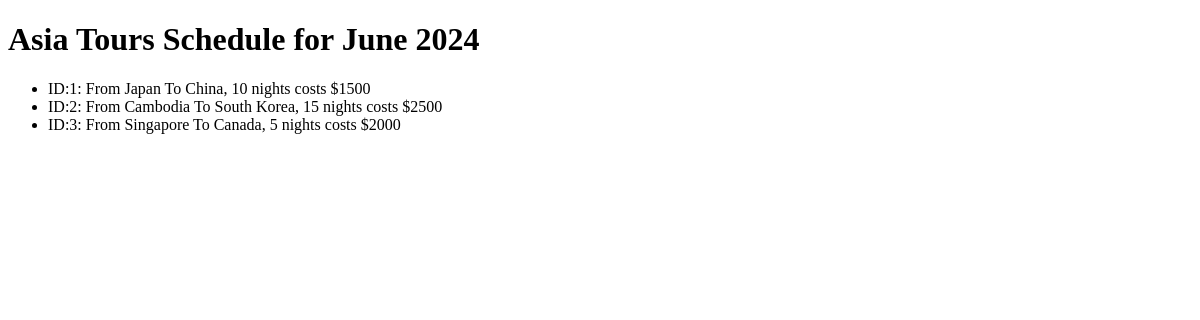
Before: / with the older database file.
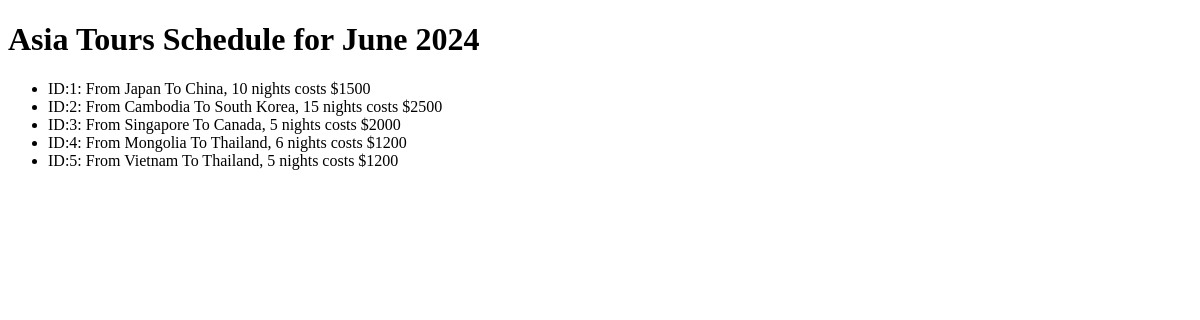
After: the same page with the newer database file.
### asiatouragency/models.py (models this page shows)
class Tour(models.Model):
    origin_country = models.CharField(max_length=64)
    destination_country = models.CharField(max_length=64)
    number_of_night = models.IntegerField()
    price = models.IntegerField()
    def __str__(self):
        return (f"ID:{self.id}: From {self.origin_country} To {self.destination_country}, {self.number_of_night} nights costs ${self.price}")

### asiatouragency/views.py (the view)
# urls.py: path('', views.index)
def index(request):
    tours = Tour.objects.all()
    context = {'tours' : tours}
    return render(request, "tours/index.html", context)

### asiatouragency/templates/tours/index.html (shortened to what this page needs)
<!DOCTYPE html>
<html lang="en">
<head>
</head>
<body>
    <h1>Asia Tours Schedule for June 2024</h1>
    <ul>
        {% for tour in tours %}
        <li>{{tour}}</li>
        {% endfor %}
    </ul>
</body>
</html>

Changed rows visible on the page:
added Tour: id+origin_country+destination_country "ID:4: From Mongolia To Thailand, 6 nights costs $1200"
added Tour: id+origin_country+destination_country "ID:5: From Vietnam To Thailand, 5 nights costs $1200"
